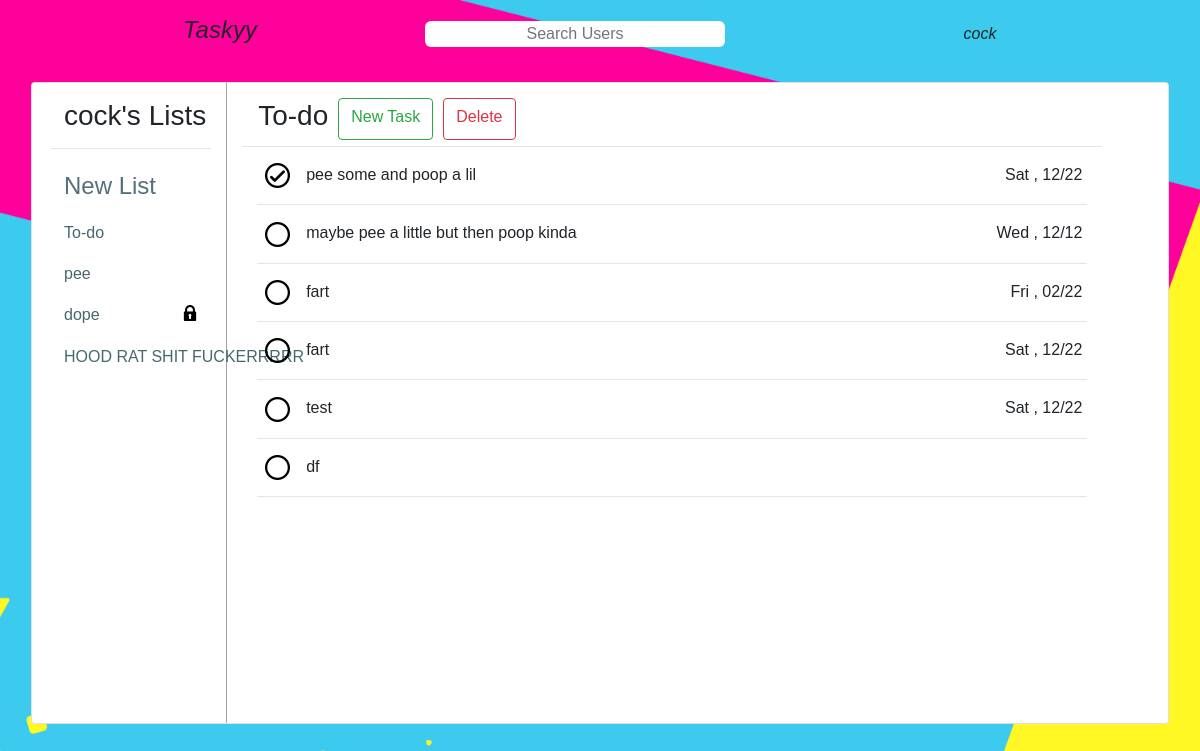
The page /dashboard (signed in) on the database its author committed.
### mainapp/models.py (models this page shows, shortened)
class User(db.Model, UserMixin):
    id = db.Column(db.Integer, primary_key=True)
    username = db.Column(db.String(20), unique=True, nullable=False )
    email = db.Column(db.String(120), unique=True, nullable=False)
    password = db.Column(db.String(60), nullable=False)
    image_file = db.Column(db.String(20), nullable=False, default='dflt.jpg')
    posts = db.relationship('Post', backref='author', lazy=True)
    likes = db.relationship('Likes', backref='liker', lazy=True)
    comments = db.relationship('Comment', backref='commentor', lazy=True)
    friends = db.relationship('Friends', backref='root_friend', lazy=True)
    lists = db.relationship('List', backref='lists', lazy=True)

class List(db.Model):
    id = db.Column(db.Integer, primary_key=True)
    name = db.Column(db.String(20), nullable=False)
    tasks = db.relationship('Post', backref='tasks', lazy=True)
    user = db.Column(db.Integer, db.ForeignKey('user.id'), nullable=False)
    privacy = db.Column(db.Boolean, nullable=False)

class Post(db.Model):
    id = db.Column(db.Integer, primary_key=True)
    title = db.Column(db.String(100), nullable=False)
    content = db.Column(db.String(500), nullable=False)
    user_id = db.Column(db.Integer, db.ForeignKey('user.id'), nullable=False)
    date_posted = db.Column(db.DateTime, nullable=False, default=datetime.utcnow)
    date_due = db.Column(db.DateTime, nullable=True)
    list = db.Column(db.Integer, db.ForeignKey('list.id'), nullable=False)
    comments = db.relationship('Comment', backref='comments', lazy=True)
    likes = db.Column(db.Integer, nullable=False, default=0)
    private = db.Column(db.Boolean, nullable=False)

### mainapp/routes.py (the view)
@app.route('/dashboard', methods=['GET','POST'])
def dashboard():
    l = List.query.filter_by(user=current_user.id)
    return render_template('dashboard.html', lists = l)

### mainapp/models.py (called while the page is built)
@login_manager.user_loader
def load_user(user_id):
    return User.query.get(int(user_id))

### mainapp/templates/dashboard.html (shortened to what this page needs)
{% extends 'layout.html' %}
{% block content %}
<div class="buffer" style=" height: 10.2vh"></div>
<div class="container-fluid">
  <div class="ml-3 mr-3 card" ">
    <div class="row ml-1">
    <div class=" col col-md-2" style="z-index:1; height:80vh; border-right: 1px rgb(167, 159, 164) solid">
        <h3 style="text-align:center;"class="mt-3 ml-2">{{current_user.username}}'s Lists</h3>
        <hr>
        <div class="newlistbutton btn" style="width:100%;">
        <a href="#" class="" id="newlistbutton" style="text-align:left; text-decoration:none; color:rgb(87, 111, 125);width:100%;"> <h4>New List</h4></a>
      </div>
        {% for list in lists %}
        <a href="#" id="list{{list.id}}"class="btn newlistbutton chooselist" style=" width:100%; text-decoration:none; color:rgb(72, 103, 110);">
          <h6 style="text-align:left">
             {{list.name}}
             {% if list.privacy %}
             <img src="{{url_for('static', filename='assets/private.png')}}"  style="width:16px; float:right;" alt="">
             {% endif %}
           </h6>
         </a>
        {% endfor %}
      </div>
      <div class=" col col-md-9" style="z-index:2;  ">
          {% for list in lists %}
          <div class="tasklists" id="tasks{{list.id}}" style="width: 100%; {%- if not loop.first %} display:none; {% endif -%} position:absolute;">
          <div class="ml-3 row" style="margin-bottom:-10px;">
            <h3 class="mt-3" ">{{list.name}}</h3>
            <a href="#"  class="btn btn-outline-success newtaskbutton" listid="{{list.id}}" style="margin:15px 0 0 10px; ">New Task</a>
            <a href="#"  class="btn btn-outline-danger deletelistbutton" listid="{{list.id}}" style="margin:15px 0 0 10px; ">Delete</a>
          </div>
          <hr>
          <div class="currenttasks col" >
            {% for task in list.tasks %}
            <div class="row ml-2 taskblock" style="padding: 15px 0 15px 0; margin: -15px 0 -15px 0">
              {% if task.content != "Completed" %}
            <a href="#" class='updatebutton_d' id='button{{task.id}}' style=" background: transparent;
          border: none !important; "  task_id='{{task.id}}' name="button">
              <img style="width:25px;" id='buttonimg{{task.id}}' src="{{url_for('static', filename='assets/check.png')}}">
            </a>
              {% else %}
              <a href="#" class='updatebutton_d' id='button{{task.id}}' style="background: transparent;
            border: none !important; "  task_id='{{task.id}}' name="button">
                <img style="width:25px; " id='buttonimg{{task.id}}' src="{{url_for('static', filename='assets/x.png')}}">
              </a>
              {% endif %}
              <a href="{{url_for('post', post_id=task.id)}}" class=" ml-3">{{task.title}}</a>
              <p style="position:absolute; right:20px;;">{% if task.date_due.strftime('%Y') != '1907' %}  {{task.date_due.strftime('%a ,  %m/%d')}} {% endif %}</p>
            </div>
            <hr style="margin-bottom:">
            {% endfor %}
          </div>
        </div>
          {% endfor %}
    </div>
  </div>
</div>
{% endblock content %}

### mainapp/templates/layout.html (shortened to what this page needs)
<!doctype html>
<html lang="en">
  <head>
    <link rel="stylesheet" type="text/css" href="static/stylesheets/singlepost.css">
    <link rel="stylesheet" href="https://maxcdn.bootstrapcdn.com/bootstrap/4.0.0/css/bootstrap.min.css">
    <link rel="stylesheet" href="{{url_for('static', filename='stylesheets/home.css')}}">
  </head>
  <body>
  <nav class="fixed-top" style="">
    <div class="container">
      <div class="row mt-3 mb-3">
    <div class="col" style="">
      <a style="text-decoration:none; color:inherit;"href="{{url_for('home')}}"><h4><i>Taskyy</i></h4></a>
    </div>
    <div class="col">
      <form id="searchbar" style='position:relative' class="" action="" method="post">
        <input id="searchfield" class="searching" type="text" name="" value="" placeholder="Search Users">
      </form>
    </div>
    {% if current_user.is_authenticated %}
    <div class="col">
      <div style="height:8px"> </div>
      {% if page=='account' %}
      <a style="text-decoration:none; color:inherit" href="{{url_for('logout')}}"><h6><i>Log Out</i></h6></a>
      {% else %}
      <a style="text-decoration:none; color:inherit" href="{{url_for('account', account_id=current_user.id)}}"><h6><i>{{current_user.username}}</i></h6></a>
      {% endif %}
    </div>
    </div>
    {% else %}
    <div class="col">
      <div style="height:8px"> </div>
      <a style="text-decoration:none; color:inherit" href="{{url_for('about')}}"><h6><i>About</i></h6></a>
    </div>
    </div>
    {% endif %}
  </nav>
      {%block content%}
      {%endblock %}
    <link rel="stylesheet" href="{{url_for('static', filename='stylesheets/singlepost.css')}}">
  </body>
</html>

### mainapp/static/stylesheets/home.css (style rules this page uses)
div { font-family: "Gill Sans MT", sans-serif; }
.buffer { height: 10.2vh; }
#searchbar { margin-top: 5px; width:200px; }
#searchfield { width:300px; text-align: center; }
.searching { border:none; border-radius: 6px; }
html, body { max-width: 100%; overflow-x: hidden; }
nav div div div { text-align: center; }
p { font-family: "Gill Sans MT", sans-serif; font-weight: 200; }

### mainapp/templates/dashboard.html (style rules this page uses)
.taskblock a { color: inherit; text-decoration:none; }

### rows shown on the page
User: username "cock"
List: name "To-do"
List: name "pee"
List: name "dope", privacy True (drawn)
List: name "HOOD RAT SHIT FUCKERRRRR"
Post: title "pee some and poop a lil", date_due "Sat , 12/22"
Post: title "maybe pee a little but then poop kinda", date_due "Wed , 12/12"
Post: title "fart", date_due "Fri , 02/22"
Post: title "fart", date_due "Sat , 12/22"
Post: title "test", date_due "Sat , 12/22"
Post: title "df"
